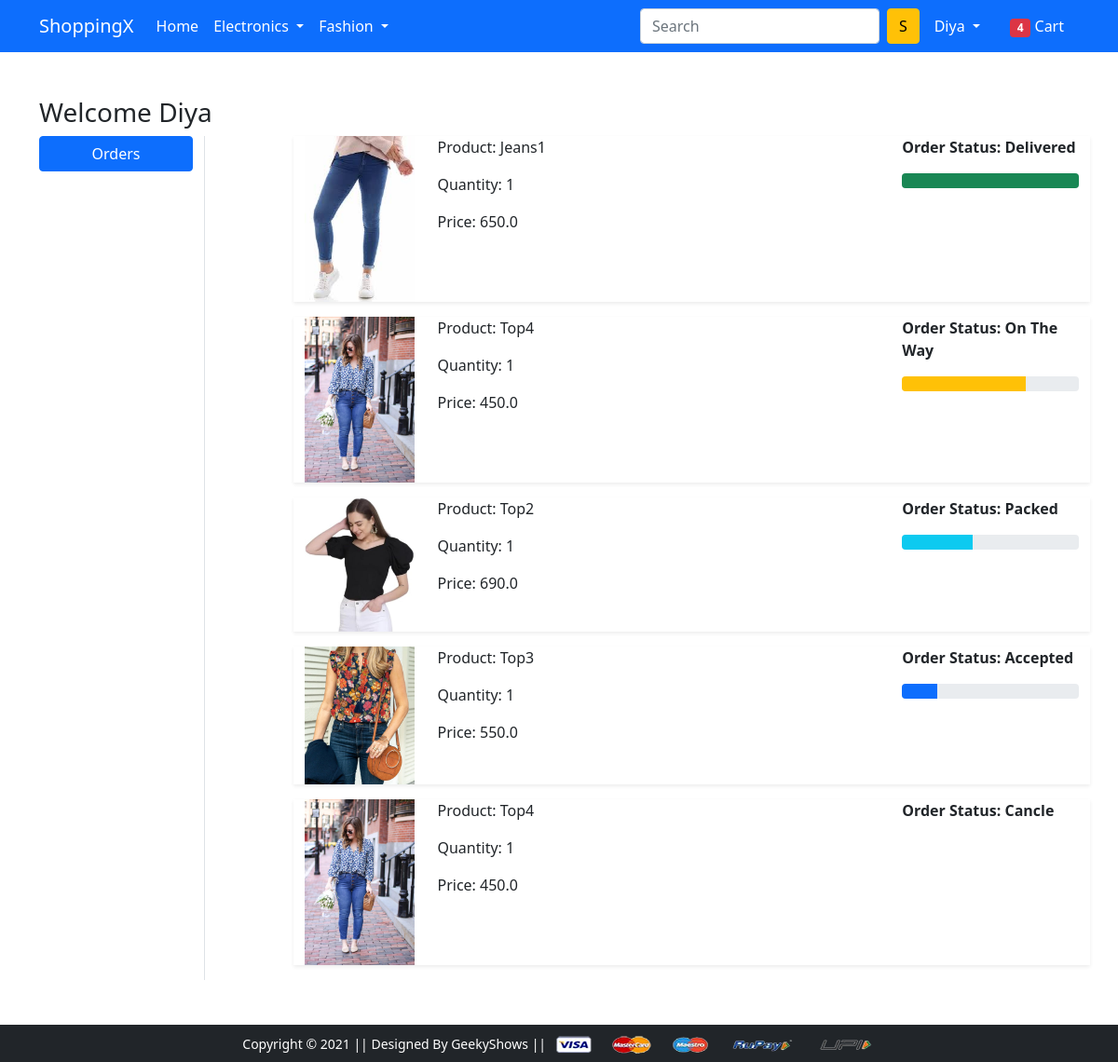
The app's page /orders/ (signed in) with its own data.
### app/models.py (models this page shows, shortened)
class orderplaced(models.Model):
    user =models.ForeignKey(User, on_delete=models.CASCADE)
    customer = models.ForeignKey(Customer, on_delete=models.CASCADE)
    product = models.ForeignKey(Product, on_delete=models.CASCADE)
    quantity = models.PositiveIntegerField(default=1)
    ordered_date = models.DateTimeField(auto_now_add=True)
    status = models.CharField(choices=STATUS_CHOICES, default='Pending', max_length=50)
    @property
    def total_cost(self):
        return self.quantity * self.product.discount_price

class Product(models.Model):
    title = models.CharField(max_length=100)
    selling_price = models.FloatField()
    discount_price = models.FloatField()
    description = models.TextField()
    brand = models.CharField(max_length=100)
    category = models.CharField(choices=CATEGORY_CHOICES, max_length=2)
    product_image = models.ImageField(upload_to='productimg')

### app/views.py (the view)
# urls.py: path('orders/', views.orders, name='orders'),
@login_required
def orders(request):
 op = orderplaced.objects.filter(user=request.user)
 return render(request, 'app/orders.html',{'order_placed':op})

### app/templates/app/orders.html (shortened to what this page needs)
{% extends 'app/base.html' %}
{% load static %}
{% block main-content %}
<div class="container my-5">
 <div class="row">
 <h3>Welcome {{request.user.username|capfirst}}</h3>
  <div class="col-sm-2 border-end">
   <ul class="list-unstyled">
    <li class="d-grid"><a href="{% url 'orders' %}" class="btn btn-primary">Orders</a></li>
   </ul>
  </div>
  <div class="col-sm-9 offset-sm-1">
    {% for op in order_placed %}
   <div class="row shadow-sm mb-3">
    <div class="col-sm-2">
        <img src="{{op.product.product_image.url}}" alt="" class="img-fluid" height="150" width="150">
    </div>
    <div class="col-sm-7">
        <p>Product: {{op.product.title}}</p>
        <p>Quantity: {{op.quantity}}</p>
        <p>Price: {{op.total_cost}}</p>
    </div>
    <div class="col-sm-3 fw-bold">
        <p>Order Status: {{op.status}}</p>
        {% if op.status == 'Accepted' %}
         <div class="progress">
           <div class="progress-bar" role="progressbar" style="width: 20%;" aria-valuenow="20" aria-valuemin="0" aria-valuemax="100"></div>
        </div>
       {% endif %}
       {% if op.status == 'Packed' %}
       <div class="progress">
           <div class="progress-bar bg-info" role="progressbar" style="width: 40%;" aria-valuenow="40" aria-valuemin="0" aria-valuemax="100"></div>
       </div>
      {% endif %}
     {% if op.status == 'On The Way' %}
     <div class="progress">
         <div class="progress-bar bg-warning" role="progressbar" style="width: 70%;" aria-valuenow="70" aria-valuemin="0" aria-valuemax="100"></div>
     </div>
     {% endif %}
        {% if op.status == 'Delivered' %}
         <div class="progress">
            <div class="progress-bar bg-success" role="progressbar" style="width: 100%;" aria-valuenow="100" aria-valuemin="0" aria-valuemax="100"></div>
         </div>
        {% endif %}
    </div>
   </div>
   {% endfor %}
  </div>
 </div>
</div>
{% endblock main-content %}

### app/templates/app/base.html (shortened to what this page needs)
<!doctype html>
{% load static %}
<html lang="en">
  <head>
    <link href="https://cdn.jsdelivr.net/npm/bootstrap@5.0.0-beta1/dist/css/bootstrap.min.css" rel="stylesheet">
    <link rel="stylesheet" href="{% static 'app/css/owl.carousel.min.css' %}">
    <link rel="stylesheet" href="{% static 'app/css/all.min.css' %}">
    <link rel="stylesheet" href="{% static 'app/css/style.css' %}">
  </head>
  <body>
    <nav class="navbar navbar-expand-lg navbar-dark bg-primary">
     <div class="container">
       <a class="navbar-brand" href="/">ShoppingX</a>
       <div class="collapse navbar-collapse" id="navbarSupportedContent">
         <ul class="navbar-nav me-auto mb-2 mb-lg-0">
           <li class="nav-item">
             <a class="nav-link active" aria-current="page" href="/">Home</a>
           </li>
           <li class="nav-item dropdown">
             <a class="nav-link dropdown-toggle text-white" href="#" id="electronicsDropdown" role="button" data-bs-toggle="dropdown" aria-expanded="false">
               Electronics
             </a>
           </li>
           <li class="nav-item dropdown">
             <a class="nav-link dropdown-toggle text-white" href="#" id="fashionDropdown" role="button" data-bs-toggle="dropdown" aria-expanded="false">
               Fashion
             </a>
           </li>
         </ul>
         <form class="d-flex">
           <input class="form-control me-2" type="search" placeholder="Search" aria-label="Search">
           <button class="btn btn-warning" type="submit">S</button>
         </form>
         <div>
          <ul class="navbar-nav me-auto mb-2 mb-lg-0">
          {% if request.user.is_authenticated %}
           <li class="nav-item dropdown mx-2">
              <a class="nav-link dropdown-toggle text-white" href="#" id="profileDropdown" role="button" data-bs-toggle="dropdown" aria-expanded="false">
                {{request.user.username}}
              </a>
           </li>
            <li class="nav-item mx-2">
             <a href="{% url 'showcart' %}" class="nav-link text-white"><span class="badge bg-danger">4</span> Cart </a>
            </li>
          {% endif %}
          </ul>
         </div>
       </div>
     </div>
    </nav>
    {% block main-content %} {% endblock main-content %}
    <footer class="container-fluid bg-dark text-center p-2 mt-5">
        <small class="text-white">Copyright &copy; 2021 || Designed By GeekyShows || </small>
        <img src="{% static 'app/images/payment.png' %}" alt="" srcset="" class="img-fluid" height="2px">
    </footer>
  </body>
</html>

### records on screen
orderplaced: product.product_image (picture), product "Jeans1", quantity "1", total_cost "650.0", status "Delivered"
orderplaced: product.product_image (picture), product "Top4", quantity "1", total_cost "450.0", status "On The Way"
orderplaced: product.product_image (picture), product "Top2", quantity "1", total_cost "690.0", status "Packed"
orderplaced: product.product_image (picture), product "Top3", quantity "1", total_cost "550.0", status "Accepted"
orderplaced: product.product_image (picture), product "Top4", quantity "1", total_cost "450.0", status "Cancle"

### other values on screen
{{ request.user.username }} "Diya"
{{ request.user.username|capfirst }} "Diya"
